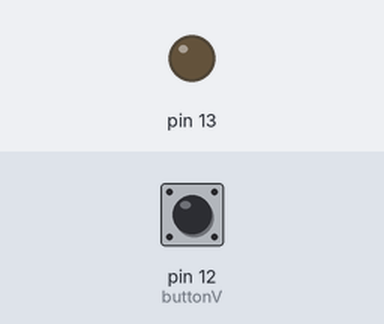
Bench run of a program on a simulated Arduino Uno, built with avr-gcc and run on an emulated ATmega328P. On the bench: output pins drawn as LEDs (lit = HIGH). Inputs (shaded band) come from the test bench; at power-on: pin 12 (buttonV) HIGH.

Above: at 1.2 s.
1.3 s: pin 12 (buttonV) pulled LOW for 0.15 s
At 1.8 s:
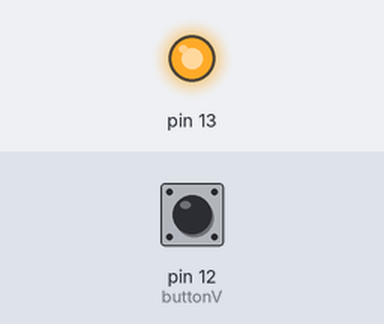
2.9 s: pin 12 (buttonV) pulled LOW for 1 s
At 4.2 s:
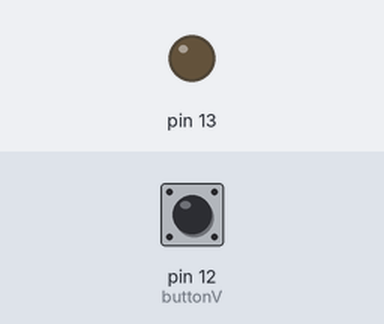
5.4 s: pin 12 (buttonV) pulled LOW for 3.2 s
At 6.1 s:
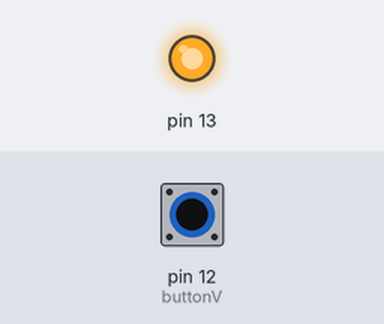
Timing chart, 0 to 8.4 s (numbered marks = the images above; inputs shaded):
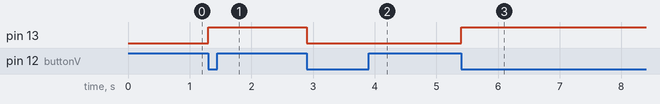

Measured:
- after the input at 1.3 s, pin 13: LOW → HIGH at once
- after the input at 2.9 s, pin 13: HIGH → LOW at once
- after the input at 5.4 s, pin 13: LOW → HIGH at once

The program:

main.cpp
```cpp
#include <Arduino.h>
#include "Button.h"
#include "ledClass.h"
Led ledV(13);
Button buttonV(12);
void setup() {
  buttonV.begin();
}

void loop() {
  buttonV.update();
  if (buttonV.wasPressed())
  {
    ledV.toggle();
  }

}
```

Button.cpp
```cpp
#include "Button.h"
//Constructor for button
//Assigns initial states for variable
Button::Button(int pin)
{
  this->pin = pin;
  this->state = HIGH;
  this->lastState = HIGH;
  this->pressed = false;
}
//Initialises pin
void Button::begin()
{
  pinMode(this->pin,INPUT_PULLUP);
}

//Updates the state of the class based on physical change
void Button::update()
{
  this->lastState = this->state;
  this->state = digitalRead(this->pin);
  this->pressed = (this->lastState == HIGH && this->state == LOW);
}
//Returns if the button was pressed
//WARNING
//Use only after .update() otherwise doesn't work
//Example:
//button.update();
//if(button.wasPressed())
//doSomething()
bool Button::wasPressed()
{
  return this->pressed;
}
```

Button.h
```cpp
#ifndef BUTTON_CLASS_H
#define BUTTON_CLASS_H
#include "Arduino.h"
class Button
{
public:
  Button(int pin);
  void begin();
  void update();
  bool wasPressed();
private:
  bool state;
  bool lastState;
  int pin;
  bool pressed;

};

#endif
```

ledClass.cpp
```cpp
#include "ledClass.h"
//Constructor for Led class, initialises memberPin
//with the chosen pin, sets the pinMode, set the initial
// output to low and sets the logical state to off
Led::Led(int pin)
{
  this->memberPin = pin;
  pinMode(this->memberPin,OUTPUT);
  digitalWrite(this->memberPin,LOW);
  this->state = false;
}
//Checks if the led is on
bool Led::isOn()
{
  return this->state;
}
//Turns on the led, does nothing if already on
void Led::turnOn()
{
  if(!this->isOn())
  {
    digitalWrite(this->memberPin,HIGH);
    this->state = true;
  }
}
//Turns offf the led, does nothing if already off
void Led::turnOff()
{
  if(this->isOn())
  {
    digitalWrite(this->memberPin,LOW);
    this->state = false;
  }
}
//Inverses the led state
void Led::toggle()
{
  if(this->isOn())
  {
    this->turnOff();
  } else
  {
    this->turnOn();
  }
}
```

ledClass.h
```cpp
#ifndef LEDCLASS_H
#define LEDCLASS_H

#include <Arduino.h>

class Led {
  public:
    Led(int pin);
    void turnOn();
    void turnOff();
    void toggle();
    bool isOn();
  private:
    int memberPin;
    bool state;
};
#endif
```
